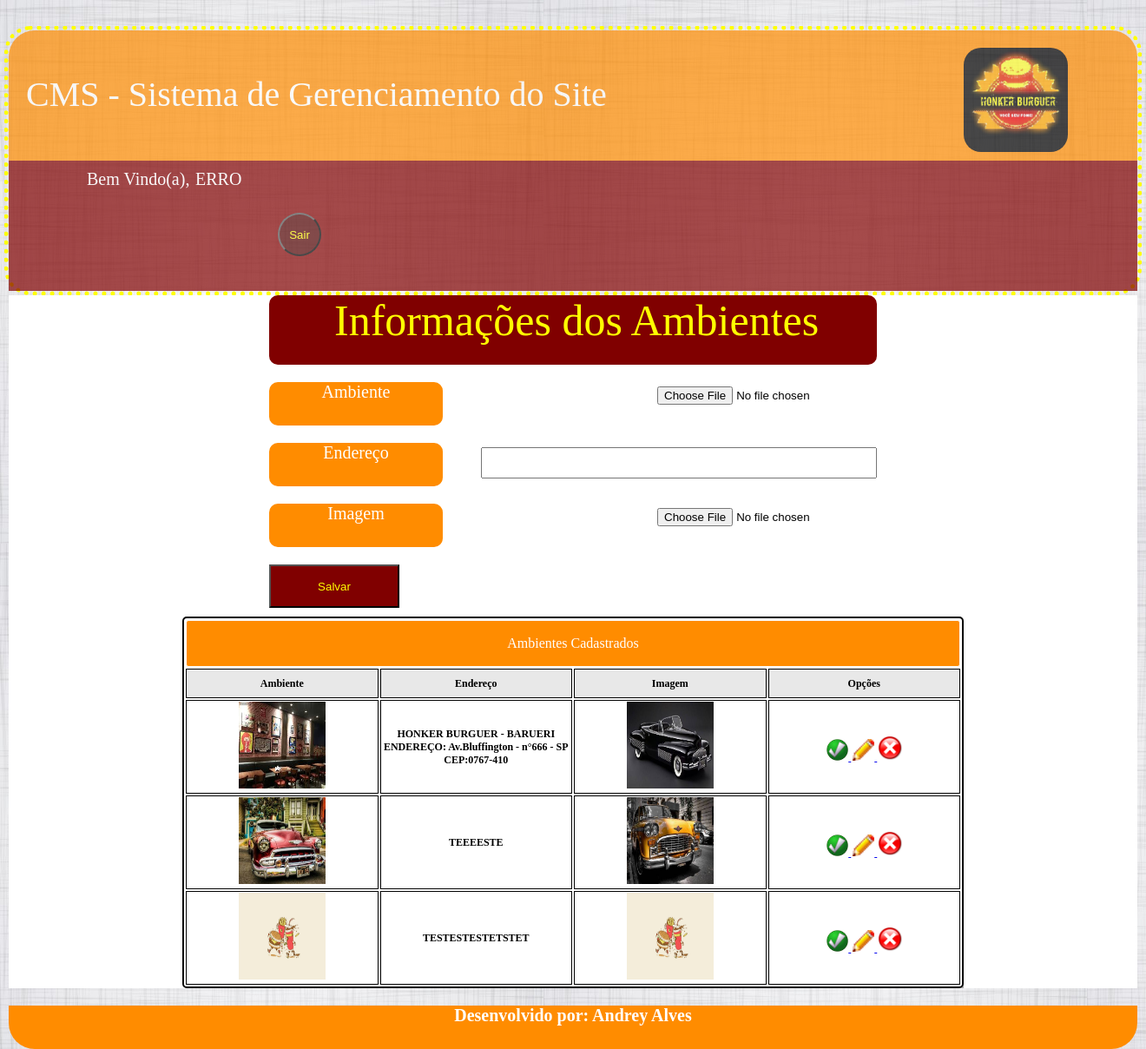
The page /CMS/ambientesAdm.php on the database its author committed.
### tables this page shows
CREATE TABLE `tblambientes` (
  `idAmbientes` int(11) NOT NULL AUTO_INCREMENT,
  `imagem` varchar(100) DEFAULT NULL,
  `endereco` text,
  `ambiente` varchar(100) DEFAULT NULL,
  `status` tinyint(1) DEFAULT NULL,
  PRIMARY KEY (`idAmbientes`)
);

### CMS/ambientesAdm.php (the view, shortened to what this page needs)
<?php
	$endereco="";
	$botao="Salvar";
			?>
<!DOCTYPE html>
<html>
	<head>
		<link rel="stylesheet" type="text/css" href="CSS/styleAdm.css">
	</head>
	<body>
		<div id="principal">
			<header>
				<div id="conteudoheader">
					<div id="titulocms">
						<p>
							<a href="CMS.php" title="Voltar"> CMS - Sistema de Gerenciamento do Site </a>
						</p>
					</div>
					<div id="logo">
						<div>
							<img id="logoimg" src="Imagens/logoprincipal.jpg" alt=""/>
						</div>
					</div>
				</div>
			</header>
			<?php include('menuAdm.php'); ?>
			<section>
				<form name="frmupload" method="post" enctype="multipart/form-data">
					<div id="conteudosection_ambientesAdm">
						<div id="tituloinformacoes_ambientes">
							<p>
								Informações dos Ambientes
							</p>
						</div>
						<div class="areadetexto">
							<p>
								Ambiente
							</p>
						</div>
						<div class="areadoinput">
							<input type="file" name="flefotos">
						</div>
						<div class="areadetexto">
							<p>
								Endereço
							</p>
						</div>
						<div class="areadoinput">
							<textarea class="inputAmbientes" type="Text" name="txtEndereco"><?php echo($endereco) ?></textarea>
						</div>
						<div class="areadetexto">
							<p>
								Imagem
							</p>
						</div>
						<div class="areadoinput">
							<input type="file" name="flefotos2">
						</div>
						<div>
							<input id="salvarAmbientes" value="<?php echo($botao) ?>" type="submit" name="btnSalvar">
						</div>
					</div>
				</form>
					<div id = "consulta">
						<table id="tblconsulta">
							<tr>
								<td colspan="8" class="titulo_tabela_consulta">Ambientes Cadastrados</td>
							 </tr>
							<tr>
								<td class="tblconsulta_td">Ambiente</td>
								<td class="tblconsulta_td">Endereço</td>
								<td class="tblconsulta_td">Imagem</td>
								<td class="tblconsulta_td">Opções</td>
							</tr>
							<?php
								$sql="select idAmbientes, ambiente, endereco, imagem, status from tblAmbientes";
								$select=mysql_query($sql);
								while($rsconsulta=mysql_fetch_array($select)){
							?>
							<tr class="tblconsulta_tr">
								<td rowspan="1"><img class="imagem_consulta" src="<?php echo($rsconsulta['ambiente']);?>"></td>
								<td rowspan="1"><?php echo($rsconsulta['endereco']); ?></td>
								<td rowspan="1"><img class="imagem_consulta" src="<?php echo($rsconsulta['imagem']);?>"/> </td>
								<td rowspan="1">
									<?php
										if($rsconsulta['status'] == 0){
											?>
											<a href="ambientesAdm.php?modo=status&codigo=<?php echo($rsconsulta['idAmbientes']);?>">
												<img class="iconesAdm" src="icones/StatusD.png">
											</a>
											<?php
										}else {
											?>
											<a name="statusA" href="ambientesAdm.php?modo=status&codigo=<?php echo($rsconsulta['idAmbientes']);?>">
												<img class="iconesAdm" src="icones/StatusA.png">
											</a>
											<?php
										}
									?>
									<a href="ambientesAdm.php?modo=editar&codigo=<?php echo($rsconsulta['idAmbientes']);?>">
										<img class="iconesAdm" src="icones/Modify16.png">
									</a>
									<a href = "ambientesAdm.php?modo=excluir&codigo=<?php echo($rsconsulta['idAmbientes']);?>">
										<img id="iconesAdmDelete" src="icones/error.png">
									</a>
								</td>
							</tr>
							<?php
								}
							?>
						</table>
					</div>
			</section>
			<?php include('rodapeAdm.php'); ?>
	</body>
</html>

### CMS/CSS/styleAdm.css (style rules this page uses)
body { margin:auto; background-image:url("../Imagens/fundo6.jpg"); font-family:Berlin Sans FB; }
.iconesAdm { width:25px; height:25px; margin-left:2px }
#iconesAdmDelete { width:30px; height:30px; margin-top:5px; }
#principal { width:1300px; height:auto; margin-top:30px; margin-left:auto; margin-right:auto; margin-bottom,:auto; border-radius:30px; border:5px dotted #FFFF00; }
header { width:100%; height:150px; background-color:#FF8C00; margin:auto; filter:alpha(opacity=70); opacity:0.7; z-index:5; border-radius:30px 30px 0px 0px; }
#conteudoheader { width:100%; height:150px; border:0px solid; }
#titulocms { width:700px; height:100px; margin-top:20px; margin-left:20px; border:0px solid; color:#fff; float:left; }
#titulocms p { font-size:40px; margin-top:30px; }
#titulocms a { color:#fff; text-decoration:none; }
#logo { width:120px; height:120px; border:0px solid; margin-top:20px; margin-right:80px; float:right; }
#logoimg { width:120px; height:120px; border-radius:20px; }
section { height:auto; background-color:#fff; border:0px solid; width:1300px; margin:auto; height:auto; }
.areadetexto { width:200px; height:50px; background-color:#FF8C00; border-radius:10px; margin-left:250px; border:0px solid; }
.areadetexto p { font-size:20px; text-align:center; color:#fff; }
.areadoinput { width:auto; height:auto; margin-top:-45px; margin-right:250px; float:right; border:0px solid; }
#conteudosection_ambientesAdm { width:1200px; height:auto; margin-left:50px; margin-top:-50px; border:0px solid; }
#tituloinformacoes_ambientes { width:700px; height:80px; background-color:#800000; color:#FFFF00; border-radius:10px; margin:auto; }
#tituloinformacoes_ambientes p { font-size:50px; margin-left:75px; }
.inputAmbientes { width:450px; height:30px; resize:none; }
#salvarAmbientes { width:150px; height:50px; margin-left:250px; margin-top:20px; background-color:#800000; color:#FFFF00; }
#consulta { width:900px; height:auto; background-color:#FFFFFF; margin:auto; overflow:auto; border:0px solid; }
#tblconsulta { width:100%; height:auto; margin-left:auto; margin-right:auto; margin-top:10px; border:solid 2px; border-color:#000000; border-radius:5px 5px 5px 5px; box-shadow:5px 5px 5px #aaa; }
.titulo_tabela_consulta { background-color:#FF8C00; font-family:verdana; font-size:16px; text-align:center; height:50px; color:#ffffff; border-radius:3px 3px 3px 3px; }
.tblconsulta_td { width:100px; border:solid 0px; border-color:#CCCCCC; font-family:verdana; font-size:12px; font-weight:bold; height:30px; text-align:center; border-color:#DCDCDC; background-color:#E8E8E8; }
.tblconsulta_tr { max-width:100px; border:solid 1px; border-color:#CCCCCC; font-family:verdana; font-size:12px; font-weight:bold; height:25px; text-align:center; border-color:#DCDCDC; background-color:#ffffff; }
.imagem_consulta { width:100px; height:100px; }
#tblconsulta td { width:20%; border:solid 1px; }

### rows shown on the page
tblambientes: ambiente (picture), endereco "HONKER BURGUER - BARUERI ENDEREÇO: Av.Bluffington - n°666 - SP CEP:0767-410", imagem (picture), status 1 (drawn)
tblambientes: ambiente (picture), endereco "TEEEESTE", imagem (picture), status 1 (drawn)
tblambientes: ambiente (picture), endereco "TESTESTESTETSTET", imagem (picture), status 1 (drawn)
